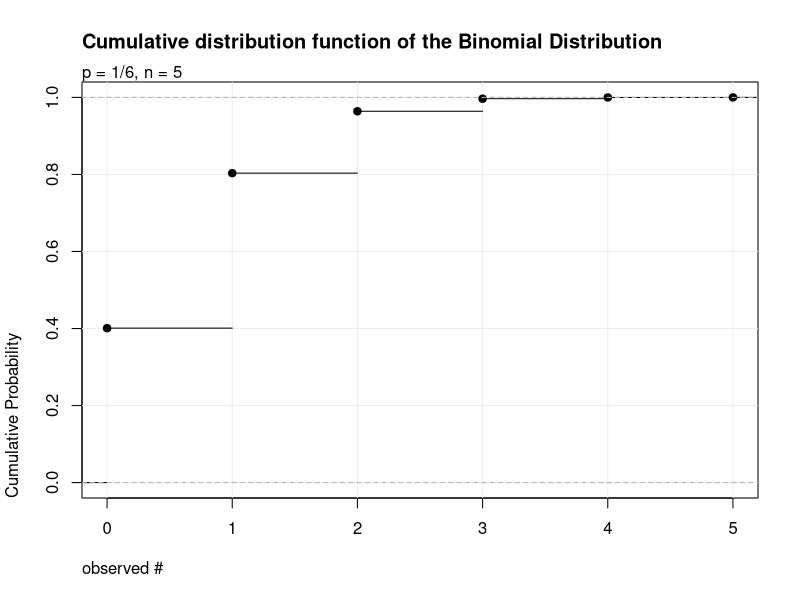
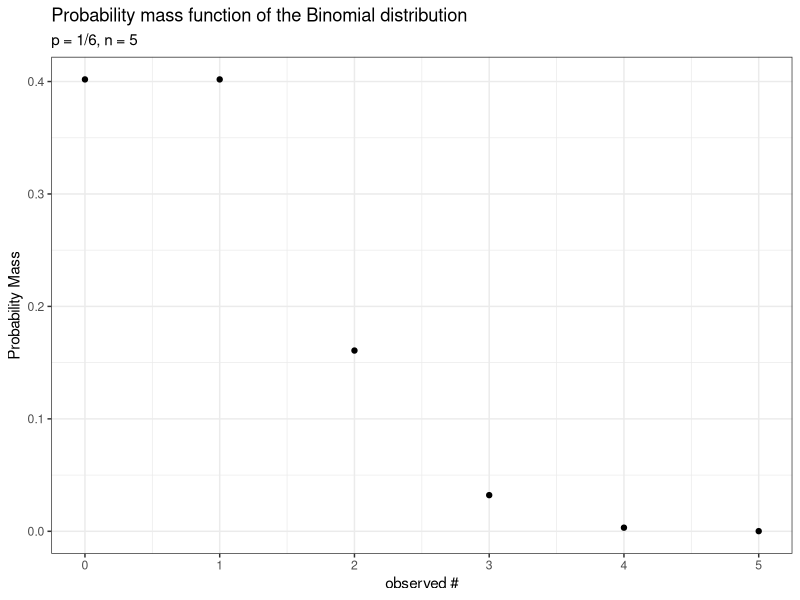
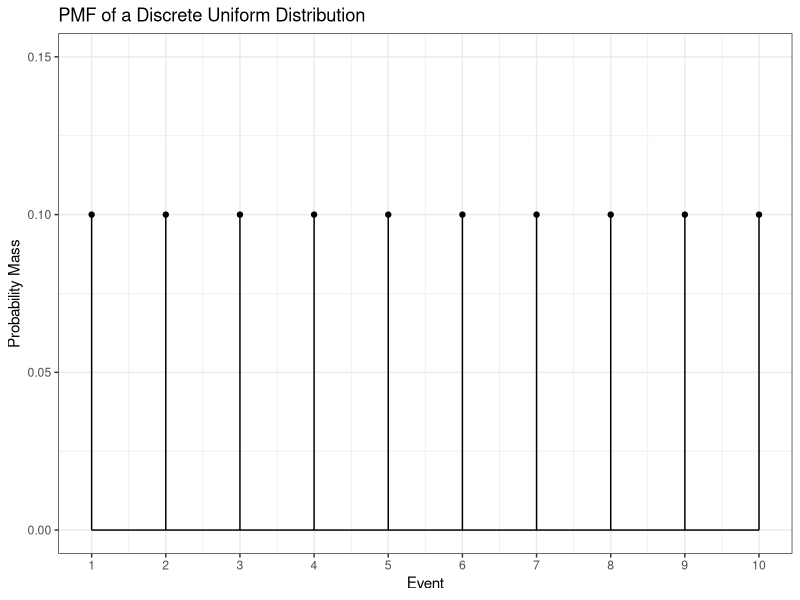
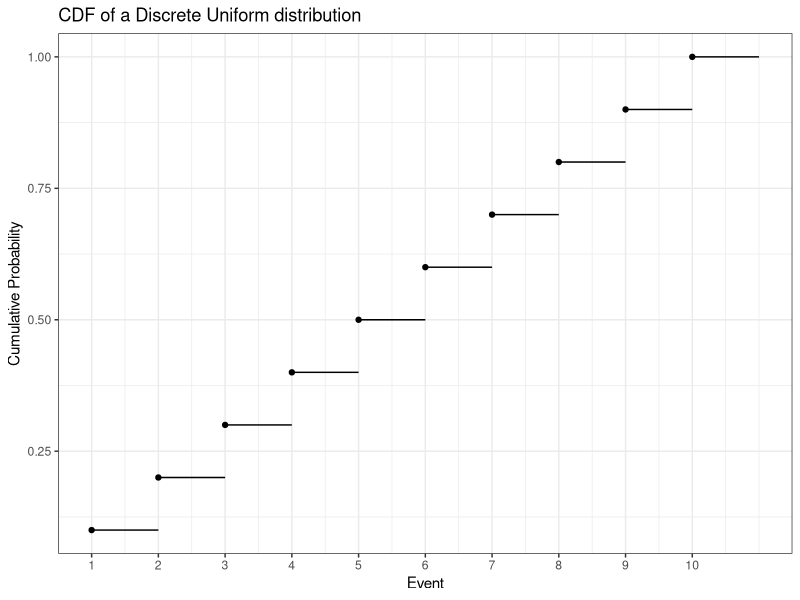
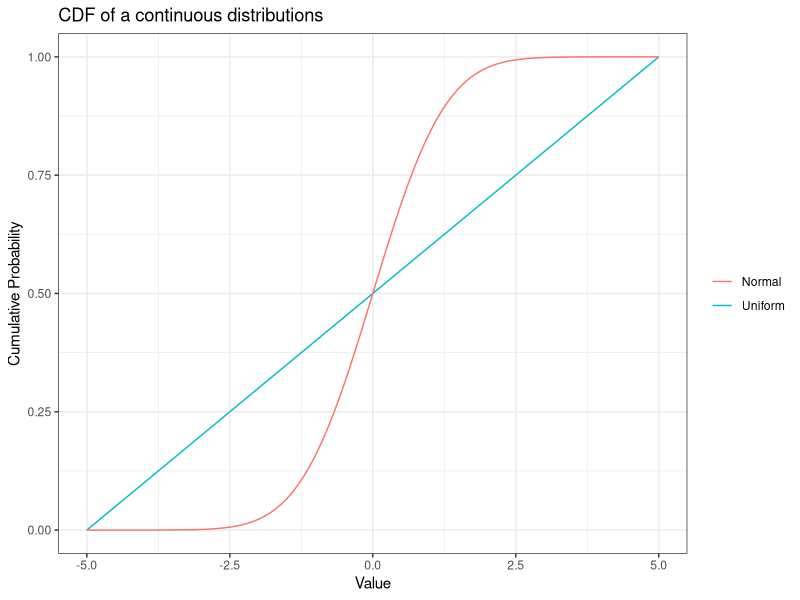

Reproduce these figures in R, in order.
## ---- chunk 1
y <- rbinom(1e5, 5, (1/6))
plot(NULL, xlim=c(0, 5), ylim = c(0,1), 
     ylab = "Cumulative Probability", xlab = "observed #", xaxt = "n", main="Cumulative distribution function of the Binomial Distribution", adj = 0)
mtext("p = 1/6, n = 5", adj = 0)
axis(1, at = 0:5)
grid(NULL, NULL, lwd = 1, lty = 'solid', col = "gray93", equilogs = FALSE)
lines(ecdf(y))
## ---- chunk 2
library(ggplot2)
y <- data.frame(x=0:5, y=dbinom(0:5, 5, (1/6)))
ggplot(y, aes(x = x, y = y))+
  geom_point()+
  theme_bw()+
  scale_x_continuous(breaks = 0:10, labels=0:10)+
  labs(x = "observed #", y = "Probability Mass", title = "Probability mass function of the Binomial distribution", subtitle = "p = 1/6, n = 5")
## ---- chunk 3
# Parameters
p <- 0.8
n <- 2
# Random sample with 100 observations
head(rbinom(100, n, p))
# Probability mass at point 2
dbinom(2, n, p)
# Cumulative probability at point 1
pbinom(1, n, p)
# Quantile function at percentiles 0.36 and 0.37
qbinom(0.36, n, p)
qbinom(0.37, n, p)
## ---- chunk 4
dat <- data.frame(x = 1:10, y = rep( ( 1 / 10), time = 10))
ggplot(dat, aes(x = x, y = y)) +
  geom_linerange(aes(ymin = 0, ymax = y)) +
  geom_point() +
  geom_line(aes(x = 1:10, y = rep(0, times = 10))) +
  theme_bw() +
  scale_x_continuous(breaks = c(1:10)) +
  lims(y = c(0, 0.15)) +
  labs(y = "Probability Mass", x = "Event",
       title = "PMF of a Discrete Uniform Distribution")

cdfdat <- data.frame(y = cumsum(rep(0.1, times = 10)), x = 1:10)
ggplot(cdfdat, aes(x = x, y = y)) +
  geom_segment(aes(x = x, xend = (x + 1), yend = y)) +
  geom_point() +
  theme_bw() +
  labs(y = "Cumulative Probability", x = "Event",
       title = "CDF of a Discrete Uniform distribution") +
  scale_x_continuous(breaks = c(0:10))
## ---- chunk 5
ggplot(data.frame(x = c(-5, 5)), aes(x)) +
  stat_function(fun = punif, args = list(min = -5, max = 5), geom = "line", aes(color = "Uniform")) +
  stat_function(fun = pnorm, geom = "line", aes(color = "Normal")) + 
  labs(x = "Value", y = "Cumulative Probability", title = "CDF of a continuous distributions") +
  theme_bw() +
  theme(legend.title=element_blank())
## ---- chunk 6

